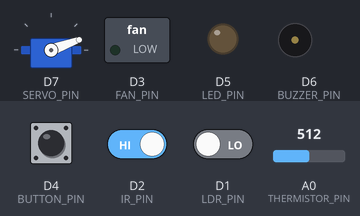
The sketch below on a simulated ESP8266 (NodeMCU). On the bench: servo, switched loads named in the sketch (green lamp = pin HIGH), output pins drawn as LEDs (lit = HIGH), buzzer (waves = sounding). The test bench sets the inputs (shaded band); at power-on: D4 (BUTTON_PIN) HIGH, A0 (THERMISTOR_PIN) = 512, D2 (IR_PIN) HIGH, D1 (LDR_PIN) LOW.

Above: at 2.2 s.
2.3 s: D4 (BUTTON_PIN) pulled LOW for 0.15 s
At 4.0 s:
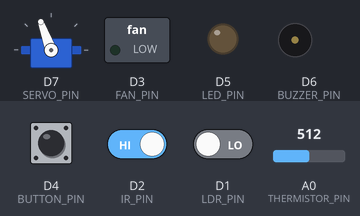
5.1 s: A0 (THERMISTOR_PIN) set to 446
6.6 s: A0 (THERMISTOR_PIN) set to 431
At 8.3 s:
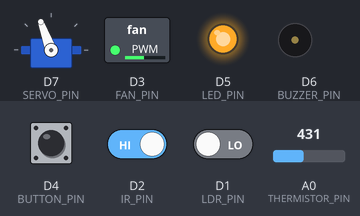
9.6 s: D4 (BUTTON_PIN) pulled LOW for 1 s
12.8 s: A0 (THERMISTOR_PIN) set to 390
At 13.2 s:
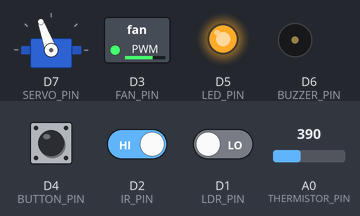
15.8 s: A0 (THERMISTOR_PIN) set to 306
At 16.7 s:
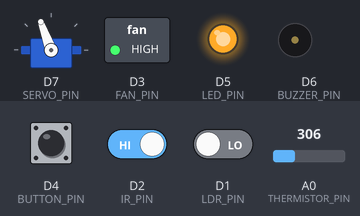
Timing chart, 0 to 19.8 s (numbered marks = the images above; inputs shaded):
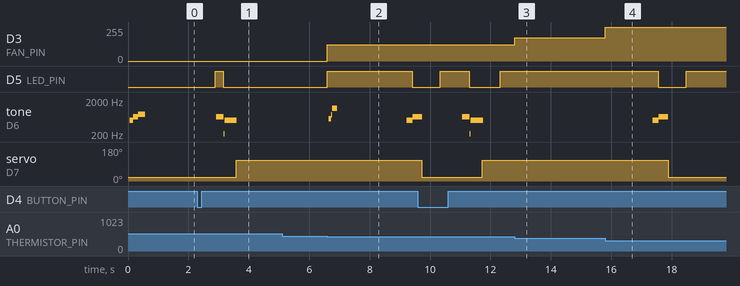

Measured:
- the behaviour switches between 432 and 431 on A0 (THERMISTOR_PIN) (found by bisection; images 1 and 2)
- after the input at 2.3 s, D5 (LED_PIN): LOW → HIGH after 0.58 s, → LOW 0.28 s later; tone on D6 (BUZZER_PIN): silent → 640 Hz after 0.63 s, → 205 Hz 0.24 s later, → 510 Hz 0.04 s later, → silent 0.40 s later; servo on D7 (SERVO_PIN): 20° → 110° after 1.3 s
- after the input at 5.1 s, every drawn part: stays the same
- after the input at 6.6 s, D3 (FAN_PIN): 0/255 → 121/255 at once
- after the input at 12.8 s, D3 (FAN_PIN): 121/255 → 176/255 at once
- after the input at 15.8 s, D3 (FAN_PIN): 176/255 → 255/255 at once

The sketch:

SmartHome.ino
```cpp
#include <ESP8266WiFi.h>
#include <Servo.h>

// Pin Definitions for NodeMCU
#define THERMISTOR_PIN A0
#define LDR_PIN        D1
#define IR_PIN         D2
#define FAN_PIN        D3   // D3 for Analog Speed Control (PWM)
#define BUTTON_PIN     D4
#define LED_PIN        D5
#define BUZZER_PIN     D6   // Your single buzzer
#define SERVO_PIN      D7

Servo doorServo;

// Musical Note Frequencies (Hz)
#define NOTE_E4  330
#define NOTE_G4  392
#define NOTE_A4  440
#define NOTE_B4  494
#define NOTE_C5  523
#define NOTE_D5  587
#define NOTE_E5  659
#define NOTE_F5  698
#define NOTE_G5  784
#define NOTE_A5  880

#define Q    480
#define E    (Q / 2)
#define HOLD 1056

// System State & Calibration Variables
int baselineTemp = 0;
const int TEMP_SENSITIVITY = 80;
bool securityMode = false;

// Tracking Variables
bool isDoorOpen = false;
unsigned long doorOpenMillis = 0;
bool lastFanState = false;
bool fanActive = false;      // Hysteresis lock for the fan

unsigned long pressStartTime = 0;
unsigned long lastReleaseTime = 0;
int pressCount = 0;
bool lastButtonState = HIGH;
bool longPressTriggered = false;
int lastNoteFreq = 0;

// Standard Tone Generator
void playTone(int frequency, int durationMs) {
  if (frequency > 0) {
    long halfPeriod = 1000000L / (frequency * 2);
    unsigned long startTime = millis();
    while (millis() - startTime < (unsigned long)durationMs) {
      digitalWrite(BUZZER_PIN, HIGH);
      delayMicroseconds(halfPeriod);
      digitalWrite(BUZZER_PIN, LOW);
      delayMicroseconds(halfPeriod);
    }
  } else {
    delay(durationMs);
  }
  digitalWrite(BUZZER_PIN, LOW);
  delay(25);
  yield();
}

// Smooth Gliding Tone Generator
void playGlideNote(int targetFreq, int durationMs, int gapAfterMs = 5) {
  if (targetFreq > 0) {
    unsigned long startTime = millis();
    unsigned long glideTime = (lastNoteFreq > 0 && lastNoteFreq != targetFreq) ? 45 : 0;
    int startFreq = (lastNoteFreq > 0) ? lastNoteFreq : targetFreq;

    while (millis() - startTime < (unsigned long)durationMs) {
      unsigned long elapsed = millis() - startTime;
      int currentFreq = targetFreq;

      if (elapsed < glideTime) {
        currentFreq = startFreq + ((long)(targetFreq - startFreq) * elapsed) / glideTime;
      }

      long halfPeriod = 1000000L / (currentFreq * 2);
      digitalWrite(BUZZER_PIN, HIGH);
      delayMicroseconds(halfPeriod);
      digitalWrite(BUZZER_PIN, LOW);
      delayMicroseconds(halfPeriod);
    }
    lastNoteFreq = targetFreq;
  } else {
    delay(durationMs);
    lastNoteFreq = 0;
  }
  digitalWrite(BUZZER_PIN, LOW);
  if (gapAfterMs > 0) delay(gapAfterMs);
  yield();
}

// Classic Airtel Ringtone
void playAirtelTone() {
  lastNoteFreq = 0;

  playGlideNote(NOTE_A4, Q, 12);
  playGlideNote(NOTE_A4, E, 12);
  playGlideNote(NOTE_A4, E, 12);
  playGlideNote(NOTE_A4, Q, 2);
  playGlideNote(NOTE_E5, E, 2);
  playGlideNote(0, E, 0);
  playGlideNote(NOTE_B4, E, 2);
  playGlideNote(NOTE_C5, E, 2);
  playGlideNote(NOTE_B4, E, 2);
  playGlideNote(NOTE_A4, E, 2);
  playGlideNote(NOTE_G4, Q, 2);
  playGlideNote(NOTE_B4, Q, 10);

  playGlideNote(NOTE_A4, E, 2);
  playGlideNote(NOTE_B4, E, 2);
  playGlideNote(NOTE_A4, E, 2);
  playGlideNote(NOTE_G4, E, 2);
  playGlideNote(NOTE_A4, E, 2);
  playGlideNote(NOTE_B4, E, 2);
  playGlideNote(NOTE_C5, E, 2);
  playGlideNote(0, E, 0);
  playGlideNote(NOTE_B4, HOLD, 2);
  playGlideNote(NOTE_A4, E, 2);
  playGlideNote(NOTE_G4, E, 2);
  playGlideNote(NOTE_E4, HOLD, 15);

  playGlideNote(NOTE_A5, Q, 2);
  playGlideNote(NOTE_E5, Q, 2);
  playGlideNote(NOTE_G5, Q, 2);
  playGlideNote(NOTE_E5, E, 2);
  playGlideNote(0, E, 0);
  playGlideNote(NOTE_E5, Q, 2);
  playGlideNote(NOTE_D5, Q, 2);
  playGlideNote(NOTE_C5, Q, 2);
  playGlideNote(NOTE_A4, Q, 10);

  playGlideNote(NOTE_C5, Q, 2);
  playGlideNote(NOTE_D5, Q, 2);
  playGlideNote(NOTE_E5, Q, 2);
  playGlideNote(NOTE_F5, E, 2);
}

// Servo Movement
void moveDoor(int angle, int holdTimeMs) {
  doorServo.attach(SERVO_PIN, 500, 2400);
  doorServo.write(angle);
  delay(holdTimeMs);
  doorServo.detach();
}

void setup() {
  Serial.begin(115200);

  // FORCE WI-FI RADIO OFF FOR POWER STABILITY
  WiFi.mode(WIFI_OFF);
  WiFi.forceSleepBegin();
  delay(10);

  pinMode(LDR_PIN, INPUT);
  pinMode(IR_PIN, INPUT);
  pinMode(BUTTON_PIN, INPUT_PULLUP);
  pinMode(LED_PIN, OUTPUT);
  pinMode(BUZZER_PIN, OUTPUT);
  pinMode(FAN_PIN, OUTPUT);

  // Sets PWM to 25kHz so the physical motor coils do not whine or buzz!
  analogWriteFreq(25000);

  digitalWrite(LED_PIN, LOW);
  digitalWrite(BUZZER_PIN, LOW);
  analogWrite(FAN_PIN, 0); // Ensure fan is fully off at boot

  // Startup Chime & Door Initialize
  playTone(NOTE_C5, 120);
  playTone(NOTE_E5, 120);
  playTone(NOTE_G5, 200);
  moveDoor(20, 500);
  isDoorOpen = false;

  baselineTemp = analogRead(THERMISTOR_PIN);
}

void loop() {
  handleButton();

  // ----- AUTO-CLOSE DOOR 5 SECOND TIMER -----
  if (isDoorOpen && (millis() - doorOpenMillis >= 5000)) {
    digitalWrite(LED_PIN, HIGH);
    playTone(NOTE_C5, 200);
    digitalWrite(LED_PIN, LOW);
    playTone(NOTE_E5, 300);
    moveDoor(20, 600);
    isDoorOpen = false;
  }

  // Read sensors globally
  int tempDiff = abs(analogRead(THERMISTOR_PIN) - baselineTemp);
  bool isDark = (digitalRead(LDR_PIN) == HIGH);
  bool motionDetected = (digitalRead(IR_PIN) == LOW);

  // ----- INTRUDER ALARM (RAPID BURST) -----
  if (securityMode && motionDetected) {
    for (int i = 0; i < 6; i++) {
      digitalWrite(LED_PIN, HIGH);
      playTone(1500, 80);  // "tu"
      digitalWrite(LED_PIN, LOW);
      playTone(0, 50);     // tiny pause
    }
    delay(400);
  }
  // ----- NORMAL LIGHT CONTROL -----
  else {
    if (isDark || (tempDiff > TEMP_SENSITIVITY)) {
      digitalWrite(LED_PIN, HIGH);
    } else {
      digitalWrite(LED_PIN, LOW);
    }
  }

  // ----- FAN ANALOG CONTROL (JITTER-FREE HYSTERESIS) -----
  // Turns ON when hot, but won't turn OFF until it cools down by 15 points
  if (tempDiff > TEMP_SENSITIVITY) {
    fanActive = true;
  } else if (tempDiff < (TEMP_SENSITIVITY - 15)) {
    fanActive = false;
  }

  int fanSpeed = 0;
  if (fanActive) {
    // Fan spins smoothly based on heat
    fanSpeed = map(tempDiff, TEMP_SENSITIVITY - 15, TEMP_SENSITIVITY + 100, 400, 1023);
    fanSpeed = constrain(fanSpeed, 400, 1023);
  }

  analogWrite(FAN_PIN, fanSpeed);

  // ----- FAN QUICK-BEEP TRACKER -----
  if (fanActive && !lastFanState) {
    // Beeps EXACTLY ONCE when the fan crosses the threshold!
    playGlideNote(600, 80, 20);
    playGlideNote(1400, 150, 0);
  }
  lastFanState = fanActive;
}

// ----- PHYSICAL BUTTON CONTROLS -----
void handleButton() {
  bool currentButtonState = digitalRead(BUTTON_PIN);

  if (currentButtonState == LOW && lastButtonState == HIGH) {
    delay(30);
    pressStartTime = millis();
    longPressTriggered = false;
  }

  // LONG PRESS (Hold 1s) -> Toggle System Arm/Disarm
  if (currentButtonState == LOW && !longPressTriggered) {
    if (millis() - pressStartTime > 800) {
      longPressTriggered = true;
      pressCount = 0;

      if (!securityMode) {
        securityMode = true;
        playAirtelTone();
      } else {
        securityMode = false;
        playTone(1000, 120);
        playTone(600, 180);
      }
    }
  }

  if (currentButtonState == HIGH && lastButtonState == LOW) {
    delay(30);
    if (!longPressTriggered) {
      pressCount++;
      lastReleaseTime = millis();
    }
  }

  lastButtonState = currentButtonState;

  if (pressCount > 0 && (millis() - lastReleaseTime > 400)) {
    if (pressCount == 1) {
      if (!isDoorOpen) {
        digitalWrite(LED_PIN, HIGH);
        playTone(NOTE_E5, 250);
        digitalWrite(LED_PIN, LOW);
        playTone(NOTE_C5, 400);
        moveDoor(110, 600);
        isDoorOpen = true;
        doorOpenMillis = millis();
      } else {
        digitalWrite(LED_PIN, HIGH);
        playTone(NOTE_C5, 200);
        digitalWrite(LED_PIN, LOW);
        playTone(NOTE_E5, 300);
        moveDoor(20, 600);
        isDoorOpen = false;
      }
    }
    else if (pressCount >= 2) {
      securityMode = !securityMode;
      if (securityMode) {
        playTone(600, 120);
        playTone(1000, 180);
      } else {
        playTone(1000, 120);
        playTone(600, 180);
      }
    }
    pressCount = 0;
  }
}
```
